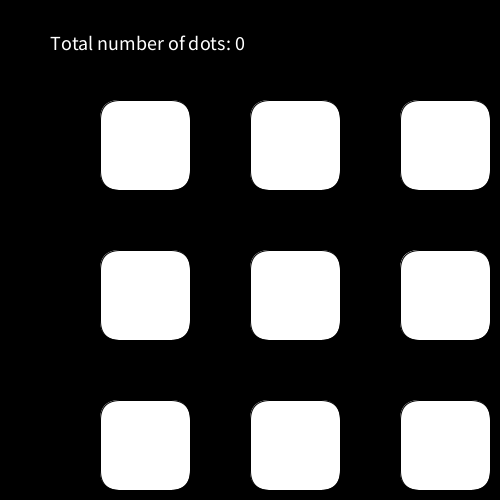
Frame 1 (no input)
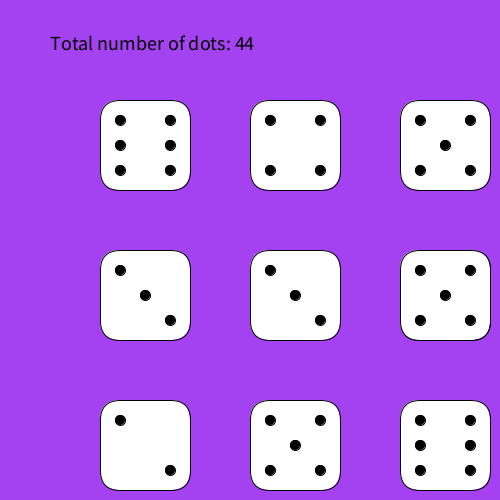
Frame 2 (the mouse pressed at the canvas centre, redrawn once)

The Processing sketch that drew these frames (run headless with seeded random() and noise(); the mouse was pressed at the canvas centre and the sketch redrawn once):

// Processing sketch: Dice
// ── Dice.pde
//initialize variables for reference
Die Die1;
Die Die2;
Die Die3;
Die Die4;
Die Die5;
Die Die6;
Die Die7;
Die Die8;
Die Die9;
color bColor;
int counter;

//give positions for objects
void setup(){
  size(500,500);
  smooth();
  Die1 = new Die(50,50);
  Die2 = new Die(200,50);
  Die3 = new Die(350,50);
  
  Die4 = new Die(50,200);
  Die5 = new Die(200,200);
  Die6 = new Die(350,200);
  
  Die7 = new Die(50,350);
  Die8 = new Die(200,350);
  Die9 = new Die(350,350);
  
  noLoop();
}
void draw(){
  //call objects to appear
  background(bColor);
  smooth();
 
  Die1.show();
  Die2.show();
  Die3.show();
  Die4.show();
  Die5.show();
  Die6.show();
  Die6.show();
  Die7.show();
  Die8.show();
  Die9.show();
  textSize(20);
  text("Total number of dots: " + counter, 50,50);
  
}

void mousePressed(){
  counter = 0;
  redraw();
  Die1.roll();
  Die2.roll();
  Die3.roll();
  Die4.roll();
  Die5.roll();
  Die6.roll();
  Die7.roll();
  Die8.roll();
  Die9.roll();
  bColor = color(random(255), random(255), random(255));
}

class Die {
  int rollDice;
  int x_pos;
  int y_pos;
	
	Die(int x, int y){
    x_pos = x;
    y_pos = y;

	}
	void roll(){
    rollDice = (int)((Math.random() * 6) + 1);
	}
	
	void show(){ 
    fill(255);
    pushMatrix();
    translate(x_pos,y_pos);
    rect(50,50,90,90,20);
  
  //dots 
    //middle
    if(rollDice == 1 || rollDice == 3 || rollDice == 5){
      fill(0);
      ellipse(95,95,10,10);
    }
    //top left
    if(rollDice == 2 || rollDice == 3 || rollDice == 4 || rollDice == 5 || rollDice == 6){
      fill(0);
      ellipse(70,70,10,10);
    }
    //bottom right
    if(rollDice == 2 || rollDice == 3 || rollDice == 4 || rollDice == 5 || rollDice == 6){
      fill(0);
      ellipse(120,120,10,10);
    }
    //bottom left
    if(rollDice == 4 || rollDice == 5 || rollDice == 6){
      fill(0);
      ellipse(70,120,10,10);
    }
    //top right
    if(rollDice == 4 || rollDice == 5 || rollDice == 6){
      fill(0);
      ellipse(120,70,10,10);
    }
    //middles on six
    if(rollDice == 6){
      fill(0);
      ellipse(70,95,10,10);
      ellipse(120,95,10,10);
    }
    if(rollDice == 1)
      counter = counter + 1;
    if(rollDice == 2)
      counter = counter + 2;
    if(rollDice == 3)
      counter = counter + 3;
    if(rollDice == 4)
      counter = counter + 4;
    if(rollDice == 5)
      counter = counter + 5;
    if(rollDice == 6)
      counter = counter + 6;
 
    popMatrix();
  }
		//your code here
	}
